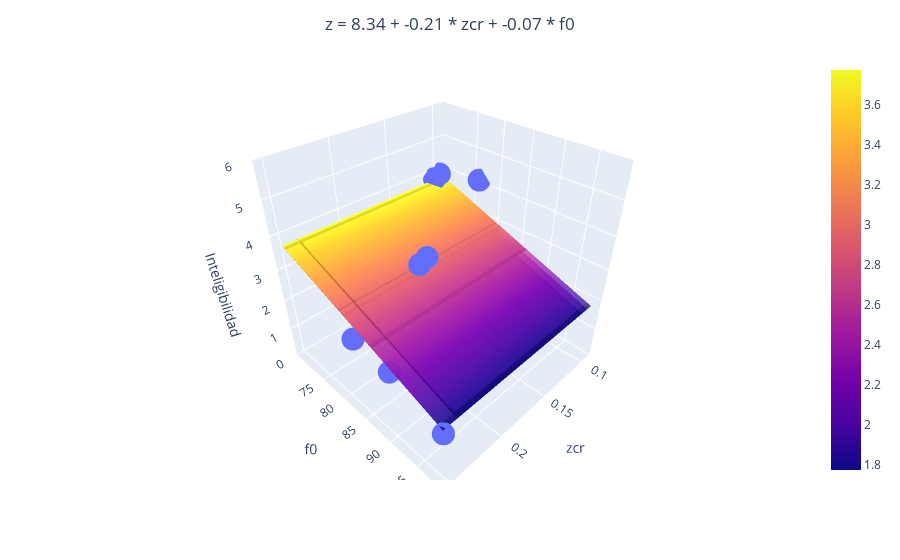

Notebook cell for this chart:
### Code cell
if len(dicc_model) == 2:
    import plotly.express as px
    import plotly.graph_objects as go

    # Seleccionamos solo las características seleccionadas en X
    X_selected = X[:, selected_features]

    # Entrenamos el modelo de regresión con las características seleccionadas
    regr_multivar = SVR(kernel='linear')
    regr_multivar.fit(X_selected, y)

    # Obtenemos las predicciones del modelo para las características seleccionadas
    y_pred = regr_multivar.predict(X_selected)

    # Crear la figura
    fig = px.scatter_3d(x=X_selected[:, 0], y=X_selected[:, 1], z=y)

    # Crear el plano de regresión
    xx, yy = np.meshgrid(X_selected[:, 0], X_selected[:, 1])
    zz = regr_multivar.intercept_ + np.dot(np.array([xx.ravel(), yy.ravel()]).T, regr_multivar.coef_.ravel()).reshape(xx.shape)
    fig.add_trace(go.Surface(x=xx, y=yy, z=zz, opacity=0.5))

    # Construir la cadena de texto para la ecuación del plano
    equation = f'z = {regr_multivar.intercept_[0].round(2)}'
    for i, (key, model) in enumerate(dicc_model.items()):
        equation += f' + {regr_multivar.coef_[0][i].round(2)} * {key.replace("_model", "")}'
    
    # Centrar el título
    fig.update_layout(title=dict(text=equation, x=0.5, xanchor='center'))

    # Etiquetas de los ejes y rango del eje z
    fig.update_layout(scene=dict(xaxis_title=list(dicc_model.keys())[0].replace("_model", ""), yaxis_title=list(dicc_model.keys())[1].replace("_model", ""), zaxis_title='Cadencia', zaxis=dict(range=[0, 6]), yaxis=dict(tickvals=[75, 80, 85, 90, 95])))

    # fig.write_html(os.path.join(PATH, TEST_FOLDER, GRAPH_FOLDER,'regresion_inteligibilidad_multivariable.html'))

    fig.show()

### Figure 1 — Plotly figure (JSON) as saved in the notebook; plotly's stock layout.template omitted (floating-point values rounded to 4 significant figures)
{"data": [{"hovertemplate": "x=%{x}<br>y=%{y}<br>z=%{z}<extra></extra>", "legendgroup": "", "marker": {"color": "#636efa", "symbol": "circle"}, "mode": "markers", "name": "", "scene": "scene", "showlegend": false, "type": "scatter3d", "x": [0.09805, 0.2516, 0.2392, 0.1055, 0.1851, 0.1374, 0.2398, 0.1423, 0.1727, 0.09304], "y": [68.73, 98.47, 78.97, 69.05, 81.5, 71.77, 86.63, 69.13, 80.5, 76.49], "z": [3.9, 1.675, 1.6, 3.85, 3.2, 2.65, 1.5, 3.125, 3.125, 4.125]}, {"opacity": 0.5, "type": "surface", "x": [[0.09805, 0.2516, 0.2392, 0.1055, 0.1851, 0.1374, 0.2398, 0.1423, 0.1727, 0.09304], [0.09805, 0.2516, 0.2392, 0.1055, 0.1851, 0.1374, 0.2398, 0.1423, 0.1727, 0.09304], [0.09805, 0.2516, 0.2392, 0.1055, 0.1851, 0.1374, 0.2398, 0.1423, 0.1727, 0.09304], [0.09805, 0.2516, 0.2392, 0.1055, 0.1851, 0.1374, 0.2398, 0.1423, 0.1727, 0.09304], [0.09805, 0.2516, 0.2392, 0.1055, 0.1851, 0.1374, 0.2398, 0.1423, 0.1727, 0.09304], [0.09805, 0.2516, 0.2392, 0.1055, 0.1851, 0.1374, 0.2398, 0.1423, 0.1727, 0.09304], [0.09805, 0.2516, 0.2392, 0.1055, 0.1851, 0.1374, 0.2398, 0.1423, 0.1727, 0.09304], [0.09805, 0.2516, 0.2392, 0.1055, 0.1851, 0.1374, 0.2398, 0.1423, 0.1727, 0.09304], [0.09805, 0.2516, 0.2392, 0.1055, 0.1851, 0.1374, 0.2398, 0.1423, 0.1727, 0.09304], [0.09805, 0.2516, 0.2392, 0.1055, 0.1851, 0.1374, 0.2398, 0.1423, 0.1727, 0.09304]], "y": [[68.73, 68.73, 68.73, 68.73, 68.73, 68.73, 68.73, 68.73, 68.73, 68.73], [98.47, 98.47, 98.47, 98.47, 98.47, 98.47, 98.47, 98.47, 98.47, 98.47], [78.97, 78.97, 78.97, 78.97, 78.97, 78.97, 78.97, 78.97, 78.97, 78.97], [69.05, 69.05, 69.05, 69.05, 69.05, 69.05, 69.05, 69.05, 69.05, 69.05], [81.5, 81.5, 81.5, 81.5, 81.5, 81.5, 81.5, 81.5, 81.5, 81.5], [71.77, 71.77, 71.77, 71.77, 71.77, 71.77, 71.77, 71.77, 71.77, 71.77], [86.63, 86.63, 86.63, 86.63, 86.63, 86.63, 86.63, 86.63, 86.63, 86.63], [69.13, 69.13, 69.13, 69.13, 69.13, 69.13, 69.13, 69.13, 69.13, 69.13], [80.5, 80.5, 80.5, 80.5, 80.5, 80.5, 80.5, 80.5, 80.5, 80.5], [76.49, 76.49, 76.49, 76.49, 76.49, 76.49, 76.49, 76.49, 76.49, 76.49]], "z": [[3.773, 3.74, 3.742, 3.771, 3.754, 3.764, 3.742, 3.763, 3.757, 3.774], [1.807, 1.774, 1.777, 1.805, 1.788, 1.799, 1.777, 1.797, 1.791, 1.808], [3.096, 3.063, 3.066, 3.094, 3.077, 3.087, 3.065, 3.086, 3.08, 3.097], [3.752, 3.719, 3.721, 3.75, 3.733, 3.743, 3.721, 3.742, 3.736, 3.753], [2.928, 2.896, 2.898, 2.927, 2.91, 2.92, 2.898, 2.919, 2.913, 2.93], [3.571, 3.539, 3.541, 3.57, 3.553, 3.563, 3.541, 3.562, 3.555, 3.572], [2.59, 2.557, 2.559, 2.588, 2.571, 2.581, 2.559, 2.58, 2.574, 2.591], [3.746, 3.713, 3.716, 3.744, 3.727, 3.737, 3.715, 3.736, 3.73, 3.747], [2.995, 2.962, 2.964, 2.993, 2.976, 2.986, 2.964, 2.985, 2.979, 2.996], [3.259, 3.227, 3.229, 3.258, 3.241, 3.251, 3.229, 3.25, 3.243, 3.26]]}], "layout": {"legend": {"tracegroupgap": 0}, "margin": {"t": 60}, "scene": {"domain": {"x": [0, 1], "y": [0, 1]}, "xaxis": {"title": {"text": "zcr"}}, "yaxis": {"tickvals": [75, 80, 85, 90, 95], "title": {"text": "f0"}}, "zaxis": {"range": [0, 6], "title": {"text": "Inteligibilidad"}}}, "title": {"text": "z = 8.34 + -0.21 * zcr + -0.07 * f0", "x": 0.5, "xanchor": "center"}}}
